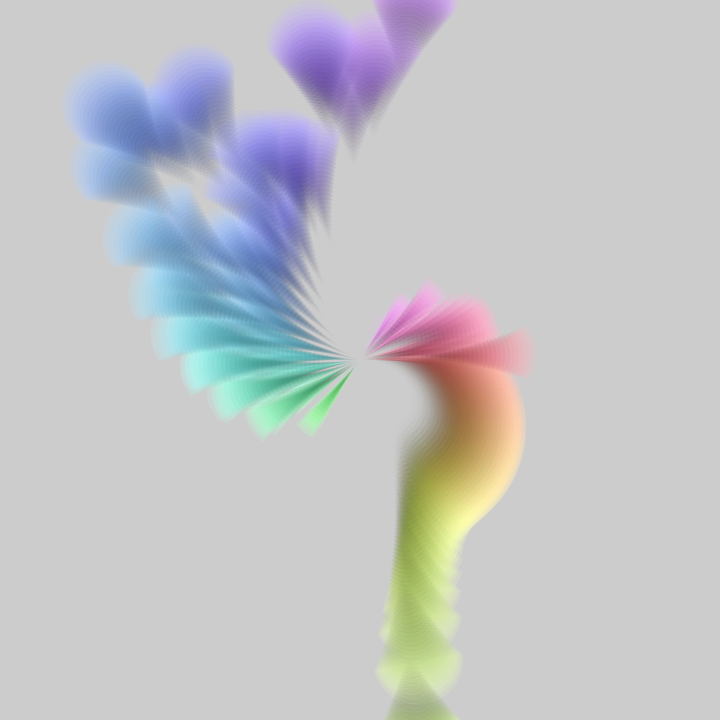
Frame 1 (no input)
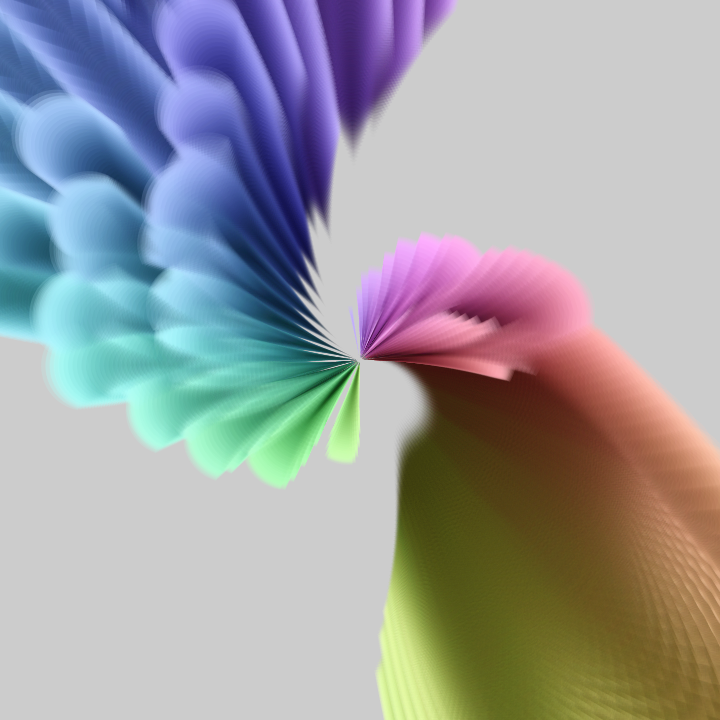
Frame 60 (the mouse pressed at the canvas centre just before this capture)
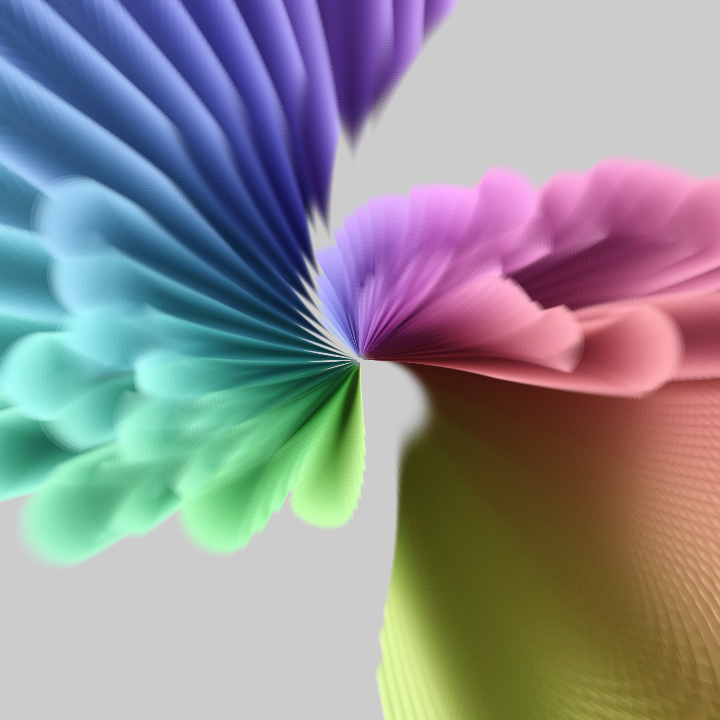
Frame 120 (the mouse held since frame 60 and released just before this capture)

The Processing sketch that drew these frames (run headless with seeded random() and noise(); from frame 60 on, the mouse is pressed at the canvas centre):

// Processing sketch: sketch_872020_ChromaFadingFans
// ── sketch_872020_ChromaFadingFans.pde
float t,d,r,T;
void setup(){size(720,720);noStroke();colorMode(HSB);}
void draw(){
clear();
t+=.01;
for(d=90;d>0;d-=3)
for(r=0;r<TAU;r+=.03){
fill(r*40,255-d*2,d*3,d/2);
arc(cos(r)*(T=tan(t+r+sin(t-r*r*r)*.5)*99+d)+360,sin(r)*T+360,d,d,r-T/200,r+T/200);
}
}
